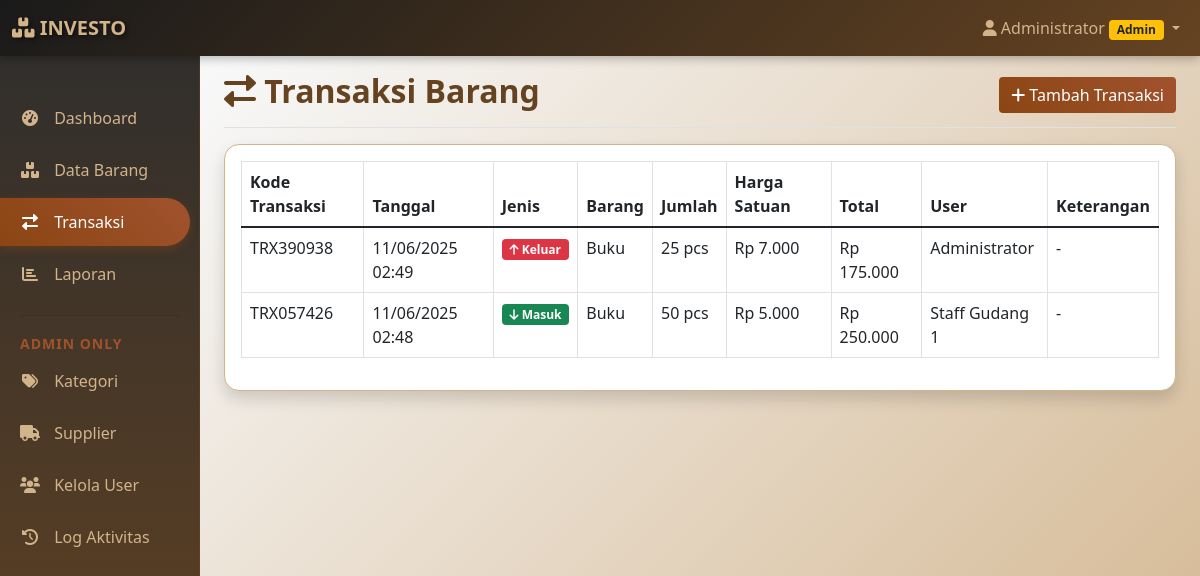
Page /transaksi.php (signed in) on the committed database.
### tables this page shows
CREATE TABLE `transaksi` (
  `id` int NOT NULL,
  `kode_transaksi` varchar(50) NOT NULL,
  `jenis_transaksi` enum('masuk','keluar') NOT NULL,
  `barang_id` int NOT NULL,
  `jumlah` int NOT NULL,
  `harga_satuan` decimal(15,2) DEFAULT '0.00',
  `total_harga` decimal(15,2) DEFAULT '0.00',
  `keterangan` text,
  `tanggal_transaksi` datetime DEFAULT CURRENT_TIMESTAMP,
  `user_id` int DEFAULT NULL,
  `created_at` timestamp NULL DEFAULT CURRENT_TIMESTAMP
);

CREATE TABLE `barang` (
  `id` int NOT NULL,
  `kode_barang` varchar(50) NOT NULL,
  `nama_barang` varchar(100) NOT NULL,
  `kategori_id` int DEFAULT NULL,
  `supplier_id` int DEFAULT NULL,
  `harga_beli` decimal(15,2) DEFAULT '0.00',
  `harga_jual` decimal(15,2) DEFAULT '0.00',
  `stok_minimum` int DEFAULT '0',
  `stok_saat_ini` int DEFAULT '0',
  `satuan` varchar(20) DEFAULT 'pcs',
  `deskripsi` text,
  `gambar` varchar(255) DEFAULT NULL,
  `created_at` timestamp NULL DEFAULT CURRENT_TIMESTAMP,
  `updated_at` timestamp NULL DEFAULT CURRENT_TIMESTAMP ON UPDATE CURRENT_TIMESTAMP
);

CREATE TABLE `users` (
  `id` int NOT NULL,
  `username` varchar(50) NOT NULL,
  `password` varchar(255) NOT NULL,
  `nama_lengkap` varchar(100) NOT NULL,
  `email` varchar(100) DEFAULT NULL,
  `role` enum('admin','staff') NOT NULL DEFAULT 'staff',
  `status` enum('aktif','nonaktif') NOT NULL DEFAULT 'aktif',
  `created_at` timestamp NULL DEFAULT CURRENT_TIMESTAMP,
  `updated_at` timestamp NULL DEFAULT CURRENT_TIMESTAMP ON UPDATE CURRENT_TIMESTAMP
);

### transaksi.php (the view, shortened to what this page needs)
<?php
require_once 'config/database.php';
$database = new Database();
$db = $database->getConnection();
$query = "SELECT t.*, b.nama_barang, b.satuan, u.nama_lengkap
          FROM transaksi t
          LEFT JOIN barang b ON t.barang_id = b.id
          LEFT JOIN users u ON t.user_id = u.id
          ORDER BY t.created_at DESC";
$stmt = $db->prepare($query);
$stmt->execute();
$transaksi_list = $stmt->fetchAll(PDO::FETCH_ASSOC);
?>
<!DOCTYPE html>
<html lang="id">
<head>
    <link href="https://cdn.jsdelivr.net/npm/bootstrap@5.1.3/dist/css/bootstrap.min.css" rel="stylesheet">
    <link href="https://cdnjs.cloudflare.com/ajax/libs/font-awesome/6.0.0/css/all.min.css" rel="stylesheet">
</head>
<body>
    <?php include 'includes/navbar.php'; ?>
    <div class="container-fluid">
        <div class="row">
            <?php include 'includes/sidebar.php'; ?>
            <main class="col-md-9 ms-sm-auto col-lg-10 px-md-4">
                <div class="d-flex justify-content-between flex-wrap flex-md-nowrap align-items-center pt-3 pb-2 mb-3 border-bottom">
                    <h1 class="h2 page-title"><i class="fas fa-exchange-alt"></i> Transaksi Barang</h1>
                    <button type="button" class="btn btn-brown" data-bs-toggle="modal" data-bs-target="#addModal">
                        <i class="fas fa-plus"></i> Tambah Transaksi
                    </button>
                </div>
                <div class="card content-card shadow">
                    <div class="card-body">
                        <div class="table-responsive">
                            <table class="table table-bordered table-hover">
                                <thead class="table-brown">
                                    <tr>
                                        <th>Kode Transaksi</th>
                                        <th>Tanggal</th>
                                        <th>Jenis</th>
                                        <th>Barang</th>
                                        <th>Jumlah</th>
                                        <th>Harga Satuan</th>
                                        <th>Total</th>
                                        <th>User</th>
                                        <th>Keterangan</th>
                                    </tr>
                                </thead>
                                <tbody>
                                    <?php foreach ($transaksi_list as $transaksi): ?>
                                    <tr>
                                        <td><?php echo $transaksi['kode_transaksi']; ?></td>
                                        <td><?php echo formatTanggal($transaksi['tanggal_transaksi']); ?></td>
                                        <td>
                                            <?php if ($transaksi['jenis_transaksi'] == 'masuk'): ?>
                                                <span class="badge bg-success">
                                                    <i class="fas fa-arrow-down"></i> Masuk
                                                </span>
                                            <?php else: ?>
                                                <span class="badge bg-danger">
                                                    <i class="fas fa-arrow-up"></i> Keluar
                                                </span>
                                            <?php endif; ?>
                                        </td>
                                        <td><?php echo $transaksi['nama_barang']; ?></td>
                                        <td><?php echo $transaksi['jumlah'] . ' ' . $transaksi['satuan']; ?></td>
                                        <td><?php echo formatRupiah($transaksi['harga_satuan']); ?></td>
                                        <td><?php echo formatRupiah($transaksi['total_harga']); ?></td>
                                        <td><?php echo $transaksi['nama_lengkap']; ?></td>
                                        <td><?php echo $transaksi['keterangan'] ?: '-'; ?></td>
                                    </tr>
                                    <?php endforeach; ?>
                                </tbody>
                            </table>
                        </div>
                    </div>
                </div>
            </main>
        </div>
    </div>
</body>
</html>

### transaksi.php (style rules this page uses)
:root { --brown-primary: #8B4513; --brown-secondary: #A0522D; --brown-light: #D2B48C; --brown-dark: #654321; --black-primary: #1a1a1a; --black-secondary: #2d2d2d; --black-light: #404040; }
.btn-brown { background: linear-gradient(45deg, var(--brown-primary), var(--brown-secondary)); border: none; color: white; transition: all 0.3s ease; }
.content-card { background: white; border-radius: 15px; box-shadow: 0 5px 15px rgba(0, 0, 0, 0.1); border: 1px solid var(--brown-light); }
.page-title { color: var(--brown-dark); font-weight: bold; }

### includes/navbar.php (style rules this page uses)
:root { --brown-primary: #8B4513; --brown-secondary: #A0522D; --brown-light: #D2B48C; --brown-dark: #654321; --black-primary: #1a1a1a; --black-secondary: #2d2d2d; --black-light: #404040; }

### includes/sidebar.php (style rules this page uses)
main { margin-top: 56px; background: linear-gradient(135deg, #f8f9fa 0%, var(--brown-light) 100%); min-height: calc(100vh - 56px); }

### rows in the picture
transaksi: kode_transaksi "TRX390938", tanggal_transaksi "11/06/2025 02:49", jenis_transaksi "keluar" (drawn), barang.nama_barang "Buku", jumlah "25", barang.satuan "pcs", harga_satuan "Rp 7.000", total_harga "Rp 175.000", user.nama_lengkap "Administrator", keterangan "-"
transaksi: kode_transaksi "TRX057426", tanggal_transaksi "11/06/2025 02:48", jenis_transaksi "masuk" (drawn), barang.nama_barang "Buku", jumlah "50", barang.satuan "pcs", harga_satuan "Rp 5.000", total_harga "Rp 250.000", user.nama_lengkap "Staff Gudang 1", keterangan "-"

### other values in the picture
$_SESSION['nama_lengkap'] "Administrator"
